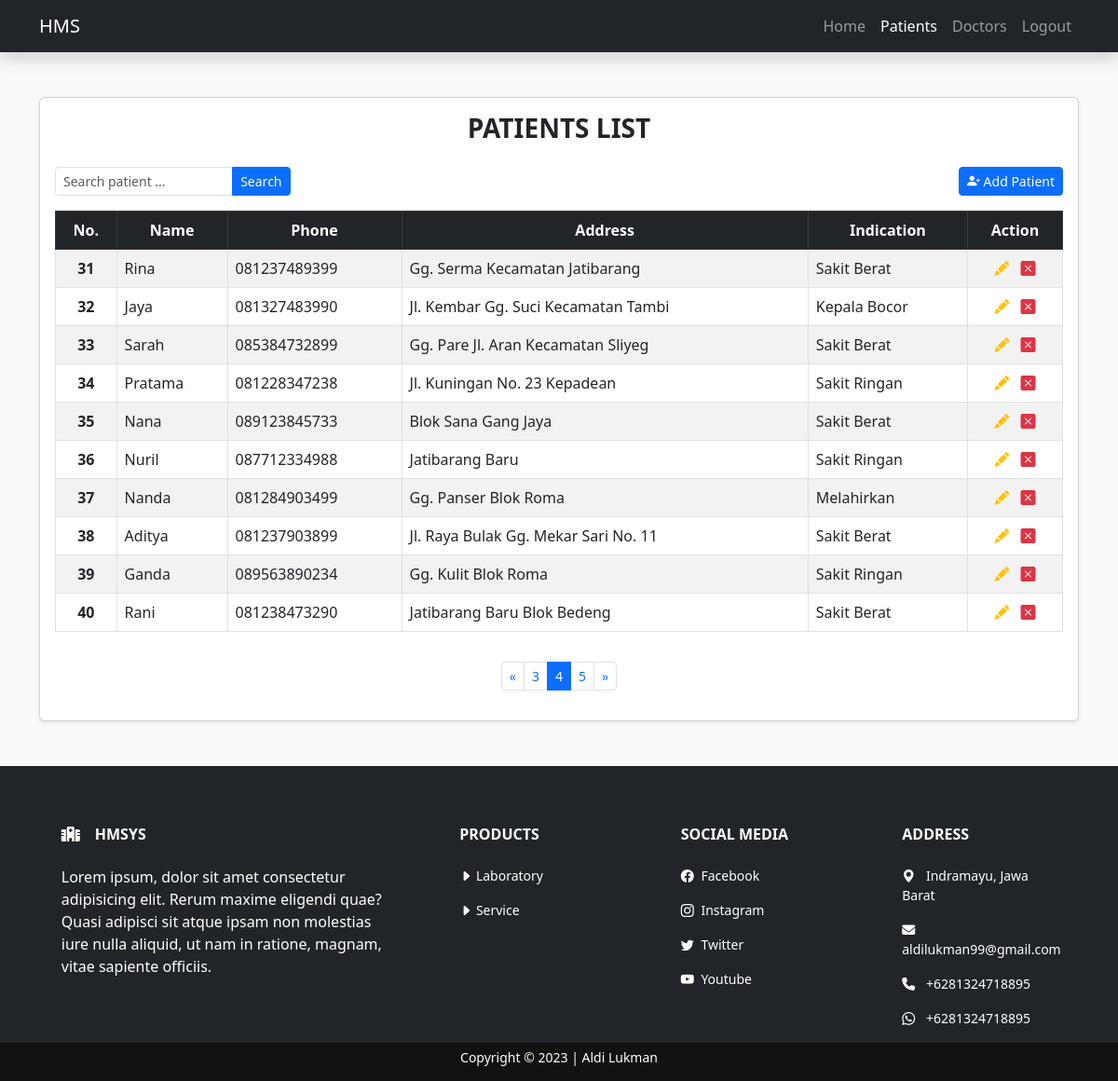
The app's page /pasient.php?page=4 (signed in) with its own data.
### tables this page shows
CREATE TABLE `patients` (
  `id` int(11) NOT NULL,
  `name` varchar(255) NOT NULL,
  `phone` varchar(255) NOT NULL,
  `address` varchar(255) NOT NULL,
  `indication` varchar(255) NOT NULL
);

### admin/include/functions.php (called while the page is built, shortened)
<?php
$connect = mysqli_connect("localhost", "root", "", "hms");
function query($query)
{
    global $connect;
    $result = mysqli_query($connect, $query);
    $rows = [];
    while ($row = mysqli_fetch_assoc($result)) {
        $rows[] = $row;
    }
    return $rows;
};
$totalDataPerPage = 10;
$totalOfData = COUNT(query("SELECT * FROM patients"));
$totalOfpage = CEIL($totalOfData / $totalDataPerPage);
$activePage = (isset($_GET["page"])) ? $_GET["page"] : 1;
$firstPage = ($totalDataPerPage * $activePage) - $totalDataPerPage;
$totalLink = 1;
if ($activePage > $totalLink) {
    $startNumber = $activePage - $totalLink;
} else {
    $startNumber = 1;
}
if ($activePage < ($totalOfpage - $totalLink)) {
    $endNumber = $activePage + $totalLink;
} else {
    $endNumber = $totalOfpage;
}

### pasient.php (the view, shortened to what this page needs)
<?php
require 'admin/include/functions.php';
$patients = query("SELECT * FROM patients ORDER BY id DESC LIMIT $firstPage, $totalDataPerPage");
?>
<!doctype html>
<html lang="en">
<head>
  <link href="https://cdn.jsdelivr.net/npm/bootstrap@5.3.0-alpha1/dist/css/bootstrap.min.css" rel="stylesheet">
  <link rel="stylesheet" href="https://cdn.jsdelivr.net/npm/bootstrap-icons@1.10.3/font/bootstrap-icons.css">
  <link rel="stylesheet" href="https://cdnjs.cloudflare.com/ajax/libs/font-awesome/6.2.1/css/all.min.css" />
  <link rel="stylesheet" href="admin/assets/css/style.css">
</head>
<body class="bg-light">
  <nav class="navbar navbar-expand-lg bg-dark navbar-dark shadow">
    <div class="container">
      <a class="navbar-brand" href="index.php">HMS</a>
      <div class="collapse navbar-collapse" id="navbarNav">
        <ul class="navbar-nav ms-auto">
          <li class="nav-item">
            <a class="nav-link" aria-current="page" href="index.php">Home</a>
          </li>
          <li class="nav-item">
            <a class="nav-link active" href="pasient.php">Patients</a>
          </li>
          <li class="nav-item">
            <a class="nav-link" href="doctors.php">Doctors</a>
          </li>
          <li class="nav-item">
            <a class="nav-link" href="logout.php">Logout</a>
          </li>
        </ul>
      </div>
    </div>
  </nav>
  <div class="container py-5">
    <div class="card shadow-sm">
      <div class="card-body">
        <h3 class="fw-bold h3 text-dark text-center text-uppercase mb-4">Patients List</h3>
        <div class="row justify-contain-center">
          <div class="col col-md-4 col-lg-3 text-start">
            <form action="" method="post">
              <div class="input-group input-group-sm">
                <input type="text" class="form-control" placeholder="Search patient ..." name="keyword" autocomplete="off" id="keyword">
                <button class="btn btn-primary" type="submit" id="search" name="search">Search</button>
              </div>
            </form>
          </div>
          <div class="col text-end">
            <button type="button" class="btn btn-sm btn-primary addModal" data-bs-toggle="modal" data-bs-target="#patientAddModalLabel">
              <i class="bi bi-person-plus-fill"></i> Add Patient
            </button>
          </div>
        </div>
        <div class="row mt-3 justify-content-center">
          <div class="col-md-12">
            <div class="table-responsive">
              <table class="table align-middle table-bordered table-striped">
                <thead class="table-dark">
                  <tr class="text-center">
                    <th scope="col">No.</th>
                    <th scope="col">Name</th>
                    <th scope="col">Phone</th>
                    <th scope="col">Address</th>
                    <th scope="col">Indication</th>
                    <th class="text-center">Action</th>
                  </tr>
                </thead>
                <tbody>
                  <?php $i = 1 + $firstPage; ?>
                  <?php foreach ($patients as $pasient) : ?>
                    <tr>
                      <th class="text-center"><?= $i; ?></th>
                      <td><?= $pasient["name"]; ?></td>
                      <td><?= $pasient["phone"]; ?></td>
                      <td><?= $pasient["address"]; ?></td>
                      <td><?= $pasient["indication"]; ?></td>
                      <td class="text-center">
                        <a class="text-warning m-1" href="pasient.php?name=<?= $pasient["id"]; ?>" data-bs-toggle="modal" data-bs-target="#patientEditModalLabel<?= $pasient["id"]; ?>"><i class="bi bi-pencil-fill"></i></a>
                        <a class="text-danger m-1" href="pasient.php?id=<?= $pasient["id"]; ?>" data-bs-toggle="modal" data-bs-target="#patientDeleteModalLabel<?= $pasient["id"]; ?>"><i class="bi bi-x-square-fill"></i></a>
                      </td>
                    </tr>
                    <?php $i++; ?>
                  <?php endforeach; ?>
                </tbody>
              </table>
            </div>
            <ul class="pagination pagination-sm mt-3 justify-content-center">
              <li class="page-item">
                <?php if ($activePage > 1) : ?>
                  <a class="page-link" href="?page=<?= $activePage - 1;  ?>" aria-label="Previous">
                    <span aria-hidden="true">&laquo;</span>
                  </a>
                <?php endif; ?>
              </li>
              <?php for ($i = $startNumber; $i <= $endNumber; $i++) : ?>
                <?php if ($i == $activePage) : ?>
                  <li class="page-item active"><a class="page-link" href="?page=<?= $i; ?>"><?= $i; ?></a></li>
                <?php else : ?>
                  <li class="page-item"><a class="page-link" href="?page=<?= $i; ?>"><?= $i; ?></a></li>
                <?php endif; ?>
              <?php endfor; ?>
              <li class="page-item">
                <?php if ($activePage < $totalOfpage) : ?>
                  <a class="page-link" href="?page=<?= $activePage + 1;  ?>" aria-label="Previous">
                    <span aria-hidden="true">&raquo;</span>
                  </a>
                <?php endif; ?>
              </li>
            </ul>
          </div>
        </div>
      </div>
    </div>
  </div>
  <?php require 'admin/include/footer.php'; ?>

### admin/assets/css/style.css (style rules this page uses)
th { background-color: blue; }

### records on screen
patients: name "Rina", phone "081237489399", address "Gg. Serma Kecamatan Jatibarang", indication "Sakit Berat"
patients: name "Jaya", phone "081327483990", address "Jl. Kembar Gg. Suci Kecamatan Tambi", indication "Kepala Bocor"
patients: name "Sarah", phone "085384732899", address "Gg. Pare Jl. Aran Kecamatan Sliyeg", indication "Sakit Berat"
patients: name "Pratama", phone "081228347238", address "Jl. Kuningan No. 23 Kepadean", indication "Sakit Ringan"
patients: name "Nana", phone "089123845733", address "Blok Sana Gang Jaya", indication "Sakit Berat"
patients: name "Nuril", phone "087712334988", address "Jatibarang Baru", indication "Sakit Ringan"
patients: name "Nanda", phone "081284903499", address "Gg. Panser Blok Roma", indication "Melahirkan"
patients: name "Aditya", phone "081237903899", address "Jl. Raya Bulak Gg. Mekar Sari No. 11", indication "Sakit Berat"
patients: name "Ganda", phone "089563890234", address "Gg. Kulit Blok Roma", indication "Sakit Ringan"
patients: name "Rani", phone "081238473290", address "Jatibarang Baru Blok Bedeng", indication "Sakit Berat"
